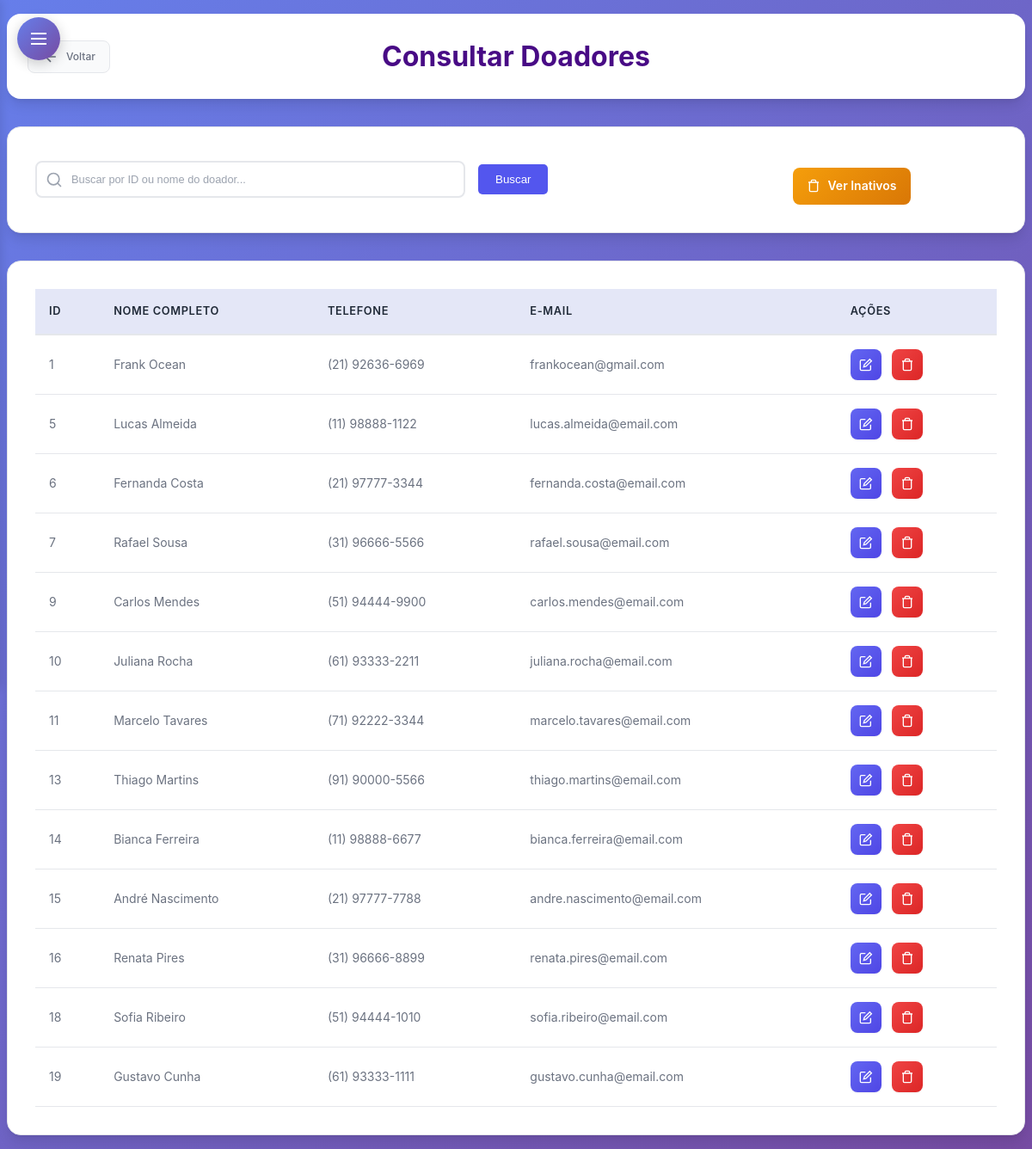
/subtelas/consultar_doador.php (signed in), run on the app's committed database.
### tables this page shows
CREATE TABLE `doador` (
  `Cod_Doador` int(11) NOT NULL,
  `Nome_Doador` varchar(255) DEFAULT NULL,
  `Telefone` varchar(255) DEFAULT NULL,
  `Email` varchar(255) DEFAULT NULL,
  `status` enum('ativo','inativo') DEFAULT 'ativo'
);

### subtelas/consultar_doador.php (the view, shortened to what this page needs)
<?php
require_once '../conexao.php';
  $doadores = [];
  $mostrar_inativos = isset($_GET['inativos']) && $_GET['inativos'] === 'true';
  try {
      if ($_SERVER["REQUEST_METHOD"] == "POST") {
          $busca = isset($_POST['busca']) ? trim($_POST['busca']) : '';
          $status_condicao = $mostrar_inativos ? "status = 'inativo'" : "status = 'ativo'";
          $sql = "SELECT Cod_Doador, Nome_Doador, Telefone, Email FROM doador WHERE $status_condicao ORDER BY Cod_Doador ASC";
          $params = [];
           if (!empty($busca)) {
               if (is_numeric($busca)) {
                   $status_condicao = $mostrar_inativos ? "status = 'inativo'" : "status = 'ativo'";
                   $sql = "SELECT Cod_Doador, Nome_Doador, Telefone, Email FROM doador WHERE Cod_Doador = :busca AND $status_condicao ORDER BY Cod_Doador ASC";
                   $params[':busca'] = $busca;
               } else {
                   $status_condicao = $mostrar_inativos ? "status = 'inativo'" : "status = 'ativo'";
                   $sql = "SELECT Cod_Doador, Nome_Doador, Telefone, Email FROM doador WHERE Nome_Doador LIKE :busca_nome AND $status_condicao ORDER BY Cod_Doador ASC";
                   $params[':busca_nome'] = "$busca%";
               }
           }
           $stmt = $pdo->prepare($sql);
           foreach ($params as $key => $value) {
               if (is_numeric($value)) {
                   $stmt->bindValue($key, $value, PDO::PARAM_INT);
               } else {
                   $stmt->bindValue($key, $value, PDO::PARAM_STR);
               }
           }
      } else {
          $status_condicao = $mostrar_inativos ? "status = 'inativo'" : "status = 'ativo'";
          $sql = "SELECT Cod_Doador, Nome_Doador, Telefone, Email FROM doador WHERE $status_condicao ORDER BY Cod_Doador ASC";
          $stmt = $pdo->prepare($sql);
      }
       $stmt->execute();
       $doadores = $stmt->fetchAll(PDO::FETCH_ASSOC);
  } catch (PDOException $e) {
      $erro = "Erro na consulta: " . $e->getMessage();
      $doadores = [];
  }
?>
<!DOCTYPE html>
<html lang="pt-br">
<head>
  <link rel="stylesheet" type="text/css" href="subtelas_css/consultas.css" />
  <link rel="stylesheet" type="text/css" href="subtelas_css/sidebar-dropdown.css">
</head>
<body>
    <?php include 'includes/sidebar-dropdown.php'; ?>
    <div class="page-wrapper">
      <header>
        <a href="<?= $linkVoltar ?>" class="btn-voltar">
                    <svg width="20" height="20" viewBox="0 0 24 24" fill="none" stroke="currentColor" stroke-width="2">
                        <path d="M19 12H5M12 19l-7-7 7-7"/>
                    </svg>
                    Voltar
                </a>
      <h1>Consultar Doadores</h1>
  </header>
  <form method="POST" action="consultar_doador.php">
  <div class="filtro-container">
  <div id="search-container">
      <div class="input-wrapper">
        <input type="text" id="search-input" name="busca" placeholder="Buscar por ID ou nome do doador..." value="<?= htmlspecialchars(isset($_POST['busca']) ? $_POST['busca'] : '') ?>">
      </div>
      <button type="submit" class="btn-filtrar">Buscar</button>
      <div class="status-buttons">
            <?php if (!$mostrar_inativos): ?>
              <a href="consultar_doador.php?inativos=true" class="btn-status btn-inativos">
                <svg width="16" height="16" viewBox="0 0 24 24" fill="none" stroke="currentColor" stroke-width="2">
                  <path d="M3 6h18M8 6V4a2 2 0 0 1 2-2h4a2 2 0 0 1 2 2v2M19 6v14a2 2 0 0 1-2 2H7a2 2 0 0 1-2-2V6"/>
                </svg>
                Ver Inativos
              </a>
            <?php endif; ?>
          </div>
          </div>
    </form>
  <nav>
    <table id="funcionarios-table">
        <tr>
          <th>ID</th>
          <th>NOME COMPLETO</th>
          <th>TELEFONE</th>
          <th>E-MAIL</th>
          <th>AÇÕES</th>
        </tr>
        <?php if (count($doadores) > 0): ?>
          <?php foreach ($doadores as $d): ?>
            <tr>
              <td><?= htmlspecialchars($d['Cod_Doador']) ?></td>
              <td><?= htmlspecialchars($d['Nome_Doador']) ?></span></td>
              <td><?= htmlspecialchars($d['Telefone']) ?></td>
              <td><?= htmlspecialchars($d['Email']) ?></td>
              <td>
                <?php if ($mostrar_inativos): ?>
                      <a href="consultar_doador.php?reativar=<?= $d['Cod_Doador'] ?>&inativos=true" class="btn-action btn-reactivate" title="Reativar" onclick="return confirm('Deseja reativar este doador?')">
                        <svg width="16" height="16" viewBox="0 0 24 24" fill="none" stroke="currentColor" stroke-width="2">
                          <path d="M9 12l2 2 4-4M21 12c0 4.97-4.03 9-9 9s-9-4.03-9-9 4.03-9 9-9 9 4.03 9 9z"/>
                        </svg>
                      </a>
                    <?php else: ?>
                      <a href="alterar_doador.php?id=<?= $d['Cod_Doador'] ?>" class="btn-action btn-edit" title="Alterar">
                        <svg width="16" height="16" viewBox="0 0 24 24" fill="none" stroke="currentColor" stroke-width="2">
                          <path d="M11 4H4a2 2 0 0 0-2 2v14a2 2 0 0 0 2 2h14a2 2 0 0 0 2-2v-7"/>
                          <path d="m18.5 2.5 3 3L12 15l-4 1 1-4 9.5-9.5z"/>
                        </svg>
                      </a>
                      <a href="excluir_doador.php?id=<?= $d['Cod_Doador'] ?>" class="btn-action btn-delete" title="Inativar">
                        <svg width="16" height="16" viewBox="0 0 24 24" fill="none" stroke="currentColor" stroke-width="2">
                          <path d="M3 6h18"/>
                          <path d="M19 6v14c0 1-1 2-2 2H7c-1 0-2-1-2-2V6"/>
                          <path d="M8 6V4c0-1 1-2 2-2h4c1 0 2 1 2 2v2"/>
                        </svg>
                      </a>
                <?php endif; ?>
                  </td>
            </tr>
          <?php endforeach; ?>
        <?php else: ?>
            <tr><td colspan="5">Nenhum doador encontrado</td></tr>
        <?php endif; ?>
    </table>
  </nav>
    </div>
</body>
</html>

### subtelas/includes/sidebar-dropdown.php (shortened to what this page needs)
<?php
switch ($_SESSION['perfil']) {
    case 1:
        $linkVoltar = "../gerente.php";
        break;
}
?>
<button id="sidebar-toggle" class="sidebar-toggle">
    <svg width="24" height="24" viewBox="0 0 24 24" fill="none" stroke="currentColor" stroke-width="2">
        <line x1="3" y1="6" x2="21" y2="6"/>
        <line x1="3" y1="12" x2="21" y2="12"/>
        <line x1="3" y1="18" x2="21" y2="18"/>
    </svg>
</button>

### subtelas/subtelas_css/sidebar-dropdown.css (style rules this page uses)
.sidebar-toggle { position: absolute; top: 20px; left: 20px; z-index: 1001; background: linear-gradient(135deg, #667eea 0%, #764ba2 100%); border: none; color: white; width: 50px; height: 50px; border-radius: 50%; cursor: pointer; box-shadow: 0 4px 15px rgba(0, 0, 0, 0.2); transition: all 0.3s ease; display: flex; align-items: center; justify-content: center; }
.sidebar-toggle svg { width: 24px; height: 24px; transition: transform 0.3s ease; }
.page-wrapper { transition: margin-left 0.3s ease; }

### subtelas/consultar_doador.php (style rules this page uses)
#search-container { display: flex; align-items: center; gap: 15px; flex: 1; min-width: 300px; }
.input-wrapper { flex: 1; position: relative; }
.btn-filtrar { padding: 10px 20px; background:rgb(83, 86, 238); color: white; border: none; border-radius: 5px; cursor: pointer; transition: background 0.3s; font-weight: 500; }
.status-buttons { display: flex; gap: 10px; align-items: center; margin-top: 15px; }
.btn-status { display: inline-flex; align-items: center; gap: 8px; padding: 10px 16px; border: none; border-radius: 8px; font-size: 14px; font-weight: 600; text-decoration: none; cursor: pointer; transition: all 0.2s ease; margin-left: 270px; }
.btn-inativos { background: linear-gradient(135deg, #f59e0b, #d97706); color: white; }
a { text-decoration: none; }

### data on the page
doador: Cod_Doador "1", Nome_Doador "Frank Ocean", Telefone "(21) 92636-6969", Email "frankocean@gmail.com"
doador: Cod_Doador "5", Nome_Doador "Lucas Almeida", Telefone "(11) 98888-1122", Email "lucas.almeida@email.com"
doador: Cod_Doador "6", Nome_Doador "Fernanda Costa", Telefone "(21) 97777-3344", Email "fernanda.costa@email.com"
doador: Cod_Doador "7", Nome_Doador "Rafael Sousa", Telefone "(31) 96666-5566", Email "rafael.sousa@email.com"
doador: Cod_Doador "9", Nome_Doador "Carlos Mendes", Telefone "(51) 94444-9900", Email "carlos.mendes@email.com"
doador: Cod_Doador "10", Nome_Doador "Juliana Rocha", Telefone "(61) 93333-2211", Email "juliana.rocha@email.com"
doador: Cod_Doador "11", Nome_Doador "Marcelo Tavares", Telefone "(71) 92222-3344", Email "marcelo.tavares@email.com"
doador: Cod_Doador "13", Nome_Doador "Thiago Martins", Telefone "(91) 90000-5566", Email "thiago.martins@email.com"
doador: Cod_Doador "14", Nome_Doador "Bianca Ferreira", Telefone "(11) 98888-6677", Email "bianca.ferreira@email.com"
doador: Cod_Doador "15", Nome_Doador "André Nascimento", Telefone "(21) 97777-7788", Email "andre.nascimento@email.com"
doador: Cod_Doador "16", Nome_Doador "Renata Pires", Telefone "(31) 96666-8899", Email "renata.pires@email.com"
doador: Cod_Doador "18", Nome_Doador "Sofia Ribeiro", Telefone "(51) 94444-1010", Email "sofia.ribeiro@email.com"
doador: Cod_Doador "19", Nome_Doador "Gustavo Cunha", Telefone "(61) 93333-1111", Email "gustavo.cunha@email.com"
